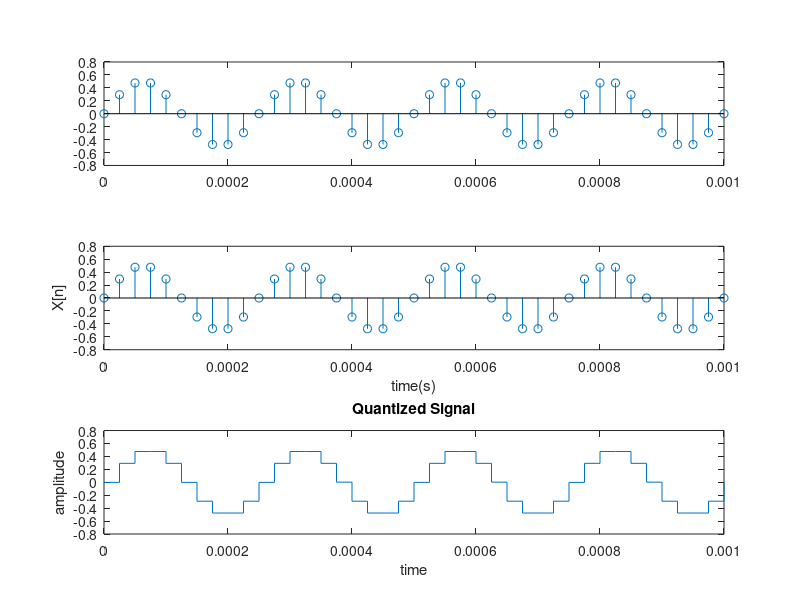

Reproduce this figure in MATLAB.
fs=40e3;
fc=4e3;
t=0:1/fs:0.001;
x=0.5*sin(2*pi*fc*t);
n=8;
L=(2^n)-1;
delta=(max(x)-min(x))/L;
y=min(x)+(round((x-min(x))/delta)).*delta;
subplot(3,1,1);
stem(t,x);
subplot(3,1,2);
stem(t,x);
xlabel('time(s)')
ylabel('X[n]')
subplot(3,1,3);
stairs(t,y);
title('Quantized Signal')
xlabel('time')
ylabel('amplitude')